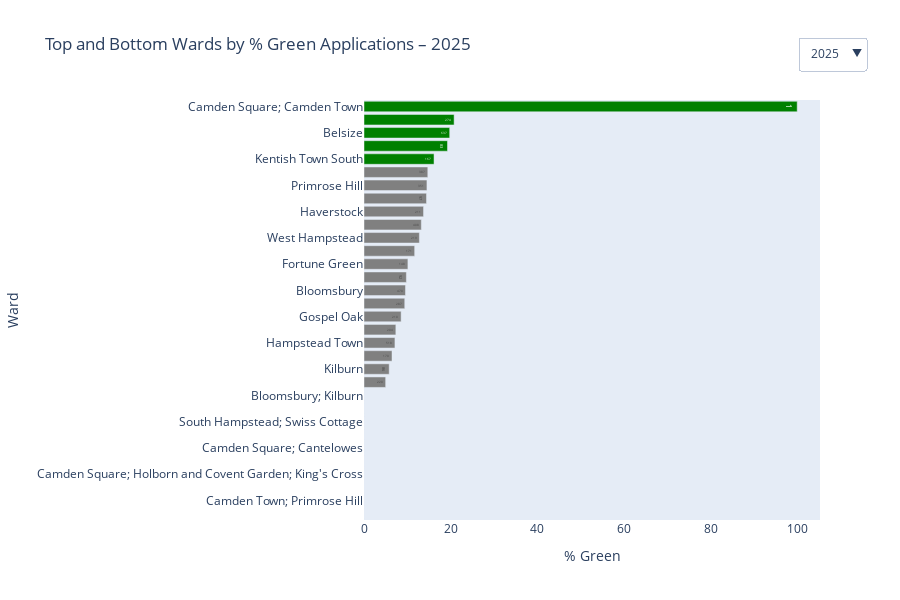

The notebook cell saved with this chart:
### Code cell
# --- VISUALISE ALL WARDS YEAR BY YEAR ---
''' This works fine, but apparently Pandas is deprecating 
DataFrameGroupBy.apply operated on the grouping columns.
Would need to amend in future.
'''

# Filter data since 2011
df_filtered = df_merged[pd.to_datetime(df_merged['decision_date'], dayfirst=True).dt.year >= 2011].copy()
df_filtered['decision_year'] = pd.to_datetime(df_filtered['decision_date'], dayfirst=True).dt.year

# Aggregate by year and ward 
ward_year_summary = (
    df_filtered.groupby(['decision_year', 'ward_final'], dropna=False)
               .agg(total_count=('is_green', 'size'),
                    green_count=('is_green', 'sum'))
               .reset_index()
)
ward_year_summary['pct_green'] = 100 * ward_year_summary['green_count'] / ward_year_summary['total_count']

# Assign colors per year
def assign_colors(group):
    group_sorted = group.sort_values('pct_green', ascending=False).copy()
    group_sorted['color'] = 'grey'
    group_sorted.loc[group_sorted.head(5).index, 'color'] = 'green'
    group_sorted.loc[group_sorted.tail(5).index, 'color'] = 'red'
    return group_sorted

ward_year_summary = ward_year_summary.groupby('decision_year', group_keys=False).apply(assign_colors)

# Build figure
years = sorted(ward_year_summary['decision_year'].unique(), reverse=True)
initial_year = years[0]

fig = go.Figure()

# Add traces for each year, initially only show the latest year
for year in years:
    df_year = ward_year_summary[ward_year_summary['decision_year'] == year]
    fig.add_trace(go.Bar(
        x=df_year['pct_green'],
        y=df_year['ward_final'],
        orientation='h',
        text=df_year['total_count'],
        marker_color=df_year['color'],
        name=str(year),
        visible=(year == initial_year),
        hovertemplate='%{y}<br>%{x:.1f}%<br>%{text} applications'
    ))

# Dropdown for years
buttons = []
for i, year in enumerate(years):
    visible = [j == i for j in range(len(years))]
    buttons.append(dict(
        label=str(year),
        method='update',
        args=[{'visible': visible},
              {'title': f'Top and Bottom Wards by % Green Applications – {year}'}]
    ))

fig.update_layout(
    updatemenus=[dict(active=0, buttons=buttons, x=1.1, y=1.15)],
    title=f'Top and Bottom Wards by % Green Applications – {initial_year}',
    xaxis_title='% Green',
    yaxis_title='Ward',
    yaxis=dict(autorange='reversed'),
    height=600
)

fig.show()
print(f"Chart rendered at: {time.strftime('%Y-%m-%d %H:%M:%S')}")

### Figure 1 — Plotly figure (JSON) as saved in the notebook; plotly's stock layout.template omitted (floating-point values rounded to 4 significant figures)
{"data": [{"hovertemplate": "%{y}<br>%{x:.1f}%<br>%{text} applications", "marker": {"color": ["green", "green", "green", "green", "green", "grey", "grey", "grey", "grey", "grey", "grey", "grey", "grey", "grey", "grey", "grey", "grey", "grey", "grey", "grey", "grey", "grey", "grey", "grey", "grey", "grey", "grey", "red", "red", "red", "red", "red"]}, "name": "2025", "orientation": "h", "text": [1, 274, 637, 83, 167, 387, 351, 97, 211, 408, 219, 171, 148, 92, 470, 287, 210, 204, 518, 170, 86, 220, 1, 15, 1, 1, 1, 1, 3, 1, 1, 5], "type": "bar", "visible": true, "x": [100, 20.8, 19.78, 19.28, 16.17, 14.73, 14.53, 14.43, 13.74, 13.24, 12.79, 11.7, 10.14, 9.783, 9.574, 9.408, 8.571, 7.353, 7.143, 6.471, 5.814, 5, 0, 0, 0, 0, 0, 0, 0, 0, 0, 0], "y": ["Camden Square; Camden Town", "South Hampstead", "Belsize", "St Pancras & Somers Town", "Kentish Town South", "Highgate", "Primrose Hill", "Kentish Town North", "Haverstock", "Frognal", "West Hampstead", "King'S Cross", "Fortune Green", "Camden Square", "Bloomsbury", "Regent'S Park", "Gospel Oak", "Holborn & Covent Garden", "Hampstead Town", "Holborn And Covent Garden", "Kilburn", "Camden Town", "Bloomsbury; Kilburn", "St Pancras And Somers Town", "South Hampstead; Swiss Cottage", "Bloomsbury; King's Cross", "Camden Square; Cantelowes", "Kentish Town South; St Pancras and Somers Town", "Camden Square; Holborn and Covent Garden; King's Cross", "Fortune Green; West Hampstead", "Camden Town; Primrose Hill", "Holborn and Covent Garden; King's Cross"]}, {"hovertemplate": "%{y}<br>%{x:.1f}%<br>%{text} applications", "marker": {"color": ["green", "green", "green", "green", "green", "grey", "grey", "grey", "grey", "grey", "grey", "grey", "grey", "grey", "grey", "grey", "grey", "grey", "grey", "grey", "grey", "grey", "grey", "grey", "grey", "grey", "grey", "grey", "grey", "grey", "grey", "grey", "grey", "grey", "red", "red", "red", "red", "red"]}, "name": "2024", "orientation": "h", "text": [1, 1, 1, 192, 213, 188, 554, 216, 410, 573, 509, 941, 154, 932, 435, 368, 233, 400, 266, 606, 172, 280, 34, 328, 206, 2, 1, 6, 1, 4, 6, 3, 1, 2, 1, 1, 1, 1, 1], "type": "bar", "visible": false, "x": [100, 100, 100, 20.83, 20.66, 19.68, 19.13, 14.81, 13.41, 12.04, 11.98, 11.37, 11.04, 9.871, 9.655, 8.967, 8.584, 8, 7.895, 7.591, 7.558, 7.5, 5.882, 5.793, 3.398, 0, 0, 0, 0, 0, 0, 0, 0, 0, 0, 0, 0, 0, 0], "y": ["Frognal; Frognal & Fitzjohns", "Camden Square; Camden Town", "Camden Square; Cantelowes", "Camden Square", "Kentish Town South", "St Pancras & Somers Town", "South Hampstead", "Haverstock", "West Hampstead", "Highgate", "Frognal", "Belsize", "Kentish Town North", "Hampstead Town", "Primrose Hill", "Holborn & Covent Garden", "King'S Cross", "Regent'S Park", "Gospel Oak", "Bloomsbury", "Kilburn", "Camden Town", "St Pancras And Somers Town", "Fortune Green", "Holborn And Covent Garden", "Swiss Cottage", "King's Cross; St Pancras & Somers Town", "King's Cross; St Pancras and Somers Town", "Adjoining Borough; Regent's Park", "Kentish Town", "Frognal & Fitzjohns", "Cantelowes", "Camden Town; Primrose Hill", "Camden Town; Frognal", "Camden Town; Camden Town with Primrose Hill", "Camden Town With Primrose Hill", "Camden Square; King's Cross", "Bloomsbury; Holborn and Covent Garden", "Gospel Oak; Haverstock"]}, {"hovertemplate": "%{y}<br>%{x:.1f}%<br>%{text} applications", "marker": {"color": ["green", "green", "green", "green", "green", "grey", "grey", "grey", "grey", "grey", "grey", "grey", "grey", "grey", "grey", "grey", "grey", "grey", "grey", "grey", "grey", "grey", "grey", "grey", "grey", "grey", "grey", "grey", "grey", "grey", "grey", "red", "red", "red", "red", "red"]}, "name": "2023", "orientation": "h", "text": [1, 4, 444, 146, 198, 962, 440, 311, 200, 942, 35, 203, 178, 321, 379, 214, 394, 504, 510, 226, 300, 548, 237, 310, 3, 2, 6, 1, 1, 1, 1, 1, 8, 1, 4, 1], "type": "bar", "visible": false, "x": [100, 50, 22.3, 16.44, 15.66, 15.38, 13.86, 13.5, 13, 11.68, 11.43, 11.33, 11.24, 10.9, 10.55, 10.28, 10.15, 9.722, 8.235, 7.965, 7.667, 6.387, 6.329, 3.871, 0, 0, 0, 0, 0, 0, 0, 0, 0, 0, 0, 0], "y": ["Highgate; South Hampstead", "Kentish Town", "South Hampstead", "Camden Square", "St Pancras & Somers Town", "Belsize", "Primrose Hill", "Gospel Oak", "Kilburn", "Hampstead Town", "St Pancras And Somers Town", "Kentish Town South", "Kentish Town North", "Haverstock", "Holborn & Covent Garden", "King'S Cross", "Regent'S Park", "Frognal", "Highgate", "Holborn And Covent Garden", "West Hampstead", "Bloomsbury", "Camden Town", "Fortune Green", "Hampstead Town; Highgate", "Frognal; Frognal & Fitzjohns", "Frognal & Fitzjohns", "Cantelowes", "Camden Town; Haverstock; Primrose Hill", "King's Cross; Regent's Park; St Pancras and Somers Town", "King's Cross; St Pancras and Somers Town", "Camden Town; Camden Town with Primrose Hill", "Camden Town With Primrose Hill", "Camden Square; Haverstock", "Swiss Cottage", "Adjoining Borough"]}, {"hovertemplate": "%{y}<br>%{x:.1f}%<br>%{text} applications", "marker": {"color": ["green", "green", "green", "green", "green", "grey", "grey", "grey", "grey", "grey", "grey", "grey", "grey", "grey", "grey", "grey", "grey", "grey", "grey", "grey", "grey", "grey", "grey", "grey", "grey", "grey", "red", "red", "red", "red", "red"]}, "name": "2022", "orientation": "h", "text": [238, 154, 59, 135, 194, 818, 320, 44, 448, 361, 46, 444, 378, 758, 10, 229, 255, 511, 333, 25, 113, 125, 219, 162, 245, 38, 469, 1, 1, 1, 1], "type": "bar", "visible": false, "x": [17.65, 17.53, 16.95, 16.3, 15.98, 14.06, 13.75, 13.64, 13.62, 13.3, 13.04, 11.71, 11.38, 10.16, 10, 9.607, 9.02, 9.002, 8.108, 8, 7.965, 6.4, 6.393, 6.173, 5.306, 5.263, 4.264, 0, 0, 0, 0], "y": ["Haverstock", "Camden Square", "Camden Town With Primrose Hill", "Kilburn", "Kentish Town South", "Belsize", "South Hampstead", "Cantelowes", "Frognal", "West Hampstead", "Frognal & Fitzjohns", "Highgate", "Primrose Hill", "Hampstead Town", "St Pancras And Somers Town", "Camden Town", "Gospel Oak", "Regent'S Park", "Holborn & Covent Garden", "Kentish Town", "Holborn And Covent Garden", "St Pancras & Somers Town", "King'S Cross", "Kentish Town North", "Fortune Green", "Swiss Cottage", "Bloomsbury", "Camden Town; Primrose Hill", "Camden Square; Camden Town", "Bloomsbury; Holborn and Covent Garden", "Camden Town; Primrose Hill; Regent's Park"]}, {"hovertemplate": "%{y}<br>%{x:.1f}%<br>%{text} applications", "marker": {"color": ["green", "green", "green", "green", "green", "grey", "grey", "grey", "grey", "grey", "grey", "grey", "grey", "grey", "grey", "grey", "grey", "grey", "grey", "grey", "grey", "red", "red", "red", "red", "red"]}, "name": "2021", "orientation": "h", "text": [453, 77, 177, 48, 104, 915, 271, 408, 290, 140, 171, 567, 50, 114, 210, 781, 144, 340, 91, 228, 507, 549, 292, 456, 154, 1], "type": "bar", "visible": false, "x": [17.0, 15.58, 15.25, 14.58, 13.46, 13.44, 12.92, 12.5, 11.03, 10.71, 10.53, 10.23, 10, 9.649, 9.524, 9.347, 9.028, 8.824, 8.791, 7.456, 6.706, 6.193, 5.822, 4.386, 2.597, 0], "y": ["South Hampstead", "Swiss Cottage", "Kilburn", "Cantelowes", "Frognal & Fitzjohns", "Belsize", "Haverstock", "Frognal", "Gospel Oak", "St Pancras & Somers Town", "Kentish Town South", "Highgate", "Kentish Town", "Camden Square", "Camden Town", "Hampstead Town", "Kentish Town North", "Primrose Hill", "Camden Town With Primrose Hill", "West Hampstead", "Holborn & Covent Garden", "Regent'S Park", "Fortune Green", "Bloomsbury", "King'S Cross", "Adjoining Borough"]}, {"hovertemplate": "%{y}<br>%{x:.1f}%<br>%{text} applications", "marker": {"color": ["green", "green", "green", "green", "green", "grey", "grey", "grey", "grey", "grey", "grey", "grey", "grey", "grey", "grey", "grey", "grey", "grey", "grey", "grey", "grey", "red", "red", "red", "red", "red"]}, "name": "2020", "orientation": "h", "text": [392, 75, 89, 157, 852, 472, 507, 113, 748, 157, 86, 310, 64, 285, 274, 137, 525, 559, 196, 166, 293, 372, 228, 97, 198, 5], "type": "bar", "visible": false, "x": [20.92, 20, 16.85, 15.29, 14.79, 12.92, 12.82, 11.5, 11.5, 11.46, 10.47, 10, 9.375, 8.772, 8.759, 8.029, 7.048, 6.798, 6.633, 6.627, 6.485, 5.645, 5.263, 5.155, 4.545, 0], "y": ["South Hampstead", "Kentish Town", "Swiss Cottage", "Kentish Town South", "Belsize", "Frognal", "Highgate", "Frognal & Fitzjohns", "Hampstead Town", "Camden Town", "Camden Square", "Fortune Green", "Cantelowes", "Gospel Oak", "Primrose Hill", "Kentish Town North", "Bloomsbury", "Holborn & Covent Garden", "St Pancras & Somers Town", "Kilburn", "West Hampstead", "Regent'S Park", "Haverstock", "Camden Town With Primrose Hill", "King'S Cross", "Adjoining Borough"]}, {"hovertemplate": "%{y}<br>%{x:.1f}%<br>%{text} applications", "marker": {"color": ["green", "green", "green", "green", "green", "grey", "grey", "grey", "grey", "grey", "grey", "grey", "grey", "grey", "grey", "grey", "grey", "grey", "grey", "grey", "grey", "red", "red", "red", "red", "red"]}, "name": "2019", "orientation": "h", "text": [371, 72, 185, 407, 92, 51, 768, 105, 794, 159, 121, 352, 522, 248, 147, 212, 264, 193, 608, 505, 289, 113, 706, 214, 354, 2], "type": "bar", "visible": false, "x": [22.37, 13.89, 12.43, 12.04, 11.96, 11.76, 11.46, 10.48, 10.45, 9.434, 8.264, 8.239, 7.854, 6.855, 6.803, 6.604, 6.439, 5.181, 4.605, 4.554, 4.498, 4.425, 3.966, 3.738, 2.825, 0], "y": ["South Hampstead", "Kentish Town", "Kentish Town South", "Frognal", "Swiss Cottage", "Cantelowes", "Belsize", "Frognal & Fitzjohns", "Hampstead Town", "Kilburn", "Camden Town With Primrose Hill", "Primrose Hill", "Highgate", "Haverstock", "Kentish Town North", "St Pancras & Somers Town", "Gospel Oak", "King'S Cross", "Bloomsbury", "Regent'S Park", "West Hampstead", "Camden Square", "Holborn & Covent Garden", "Camden Town", "Fortune Green", "Adjoining Borough"]}, {"hovertemplate": "%{y}<br>%{x:.1f}%<br>%{text} applications", "marker": {"color": ["green", "green", "green", "green", "green", "grey", "grey", "grey", "grey", "grey", "grey", "grey", "grey", "grey", "grey", "grey", "grey", "grey", "grey", "grey", "grey", "grey", "grey", "red", "red", "red", "red", "red"]}, "name": "2018", "orientation": "h", "text": [374, 131, 371, 68, 98, 62, 175, 263, 766, 469, 232, 784, 299, 11, 214, 447, 397, 64, 265, 328, 156, 682, 239, 603, 234, 128, 1, 1], "type": "bar", "visible": false, "x": [19.52, 16.03, 15.09, 14.71, 13.27, 12.9, 12.57, 11.79, 11.49, 11.09, 10.78, 10.2, 10.03, 9.091, 8.411, 7.159, 6.801, 6.25, 5.66, 5.488, 5.128, 4.692, 4.184, 3.98, 3.846, 1.562, 0, 0], "y": ["South Hampstead", "Frognal & Fitzjohns", "Frognal", "Swiss Cottage", "Camden Town With Primrose Hill", "Cantelowes", "Kilburn", "Haverstock", "Belsize", "Highgate", "St Pancras & Somers Town", "Hampstead Town", "Primrose Hill", "Adjoining Borough", "Kentish Town South", "Regent'S Park", "Fortune Green", "Kentish Town", "Gospel Oak", "West Hampstead", "Kentish Town North", "Holborn & Covent Garden", "King'S Cross", "Bloomsbury", "Camden Town", "Camden Square", "Adjoining Borough; Kentish Town", "Adjoining Borough; Swiss Cottage"]}, {"hovertemplate": "%{y}<br>%{x:.1f}%<br>%{text} applications", "marker": {"color": ["green", "green", "green", "green", "green", "grey", "grey", "grey", "grey", "grey", "grey", "grey", "grey", "grey", "grey", "grey", "grey", "grey", "grey", "grey", "grey", "red", "red", "red", "red", "red"]}, "name": "2017", "orientation": "h", "text": [395, 487, 1007, 141, 137, 108, 358, 70, 320, 191, 462, 97, 864, 257, 336, 327, 277, 450, 252, 33, 87, 797, 374, 588, 159, 403], "type": "bar", "visible": false, "x": [16.46, 15.61, 15.09, 14.89, 13.87, 12.96, 12.57, 11.43, 10.62, 10.47, 9.524, 9.278, 9.259, 8.56, 8.333, 7.645, 7.581, 7.556, 7.54, 6.061, 5.747, 5.521, 5.08, 3.571, 3.145, 0.7444], "y": ["South Hampstead", "Frognal", "Belsize", "Camden Square", "Camden Town With Primrose Hill", "Swiss Cottage", "Primrose Hill", "Cantelowes", "Gospel Oak", "Kentish Town South", "Highgate", "Frognal & Fitzjohns", "Hampstead Town", "King'S Cross", "Haverstock", "St Pancras & Somers Town", "Camden Town", "Regent'S Park", "Kilburn", "Adjoining Borough", "Kentish Town", "Holborn & Covent Garden", "West Hampstead", "Bloomsbury", "Kentish Town North", "Fortune Green"]}, {"hovertemplate": "%{y}<br>%{x:.1f}%<br>%{text} applications", "marker": {"color": ["green", "green", "green", "green", "green", "grey", "grey", "grey", "grey", "grey", "grey", "grey", "grey", "grey", "grey", "grey", "grey", "grey", "grey", "grey", "grey", "grey", "red", "red", "red", "red", "red"]}, "name": "2016", "orientation": "h", "text": [11, 503, 88, 350, 875, 857, 137, 118, 153, 355, 202, 474, 122, 439, 315, 374, 201, 444, 322, 706, 444, 56, 402, 782, 162, 258, 1], "type": "bar", "visible": false, "x": [36.36, 18.29, 13.64, 12.29, 11.54, 10.27, 10.22, 10.17, 9.804, 9.577, 9.406, 9.283, 9.016, 8.884, 8.254, 7.487, 7.463, 7.432, 6.832, 5.666, 5.631, 5.357, 4.478, 3.836, 3.704, 3.488, 0], "y": ["Adjoining Borough", "South Hampstead", "Swiss Cottage", "Gospel Oak", "Belsize", "Hampstead Town", "Camden Town With Primrose Hill", "Frognal & Fitzjohns", "Camden Square", "Primrose Hill", "Kentish Town South", "Frognal", "Kentish Town", "Highgate", "St Pancras & Somers Town", "Haverstock", "Kilburn", "Regent'S Park", "Camden Town", "Holborn & Covent Garden", "West Hampstead", "Cantelowes", "Fortune Green", "Bloomsbury", "Kentish Town North", "King'S Cross", "Camden"]}, {"hovertemplate": "%{y}<br>%{x:.1f}%<br>%{text} applications", "marker": {"color": ["green", "green", "green", "green", "green", "grey", "grey", "grey", "grey", "grey", "grey", "grey", "grey", "grey", "grey", "grey", "grey", "grey", "grey", "grey", "grey", "grey", "red", "red", "red", "red", "red"]}, "name": "2015", "orientation": "h", "text": [241, 129, 439, 833, 129, 934, 505, 292, 169, 265, 315, 57, 394, 513, 356, 273, 152, 202, 638, 313, 720, 452, 108, 397, 157, 1, 13], "type": "bar", "visible": false, "x": [17.84, 15.5, 13.9, 13.45, 12.4, 10.39, 9.901, 9.589, 9.467, 9.434, 8.889, 8.772, 7.614, 7.602, 7.303, 6.96, 6.579, 5.446, 5.329, 5.112, 4.722, 4.646, 4.63, 3.778, 3.185, 0, 0], "y": ["Kilburn", "Frognal & Fitzjohns", "South Hampstead", "Belsize", "Swiss Cottage", "Hampstead Town", "Frognal", "St Pancras & Somers Town", "Camden Town With Primrose Hill", "Haverstock", "Gospel Oak", "Cantelowes", "West Hampstead", "Highgate", "Primrose Hill", "King'S Cross", "Camden Square", "Kentish Town South", "Holborn & Covent Garden", "Camden Town", "Bloomsbury", "Regent'S Park", "Kentish Town", "Fortune Green", "Kentish Town North", "Adjoining Borough; Cantelowes", "Adjoining Borough"]}, {"hovertemplate": "%{y}<br>%{x:.1f}%<br>%{text} applications", "marker": {"color": ["green", "green", "green", "green", "green", "grey", "grey", "grey", "grey", "grey", "grey", "grey", "grey", "grey", "grey", "grey", "grey", "grey", "grey", "grey", "grey", "red", "red", "red", "red", "red"]}, "name": "2014", "orientation": "h", "text": [67, 114, 98, 379, 881, 137, 440, 439, 110, 195, 232, 20, 397, 303, 201, 309, 894, 247, 435, 439, 675, 160, 816, 97, 353, 369], "type": "bar", "visible": false, "x": [19.4, 16.67, 15.31, 14.25, 11.92, 11.68, 11.59, 11.16, 10.91, 10.77, 10.34, 10, 9.572, 9.571, 8.955, 8.738, 8.166, 7.692, 7.126, 5.695, 5.185, 5, 4.902, 4.124, 2.833, 1.084], "y": ["Cantelowes", "Swiss Cottage", "Frognal & Fitzjohns", "South Hampstead", "Belsize", "Camden Town With Primrose Hill", "Highgate", "Frognal", "Camden Square", "Kilburn", "Camden Town", "Adjoining Borough", "Primrose Hill", "Gospel Oak", "Kentish Town South", "St Pancras & Somers Town", "Hampstead Town", "Haverstock", "Regent'S Park", "West Hampstead", "Holborn & Covent Garden", "Kentish Town North", "Bloomsbury", "Kentish Town", "King'S Cross", "Fortune Green"]}, {"hovertemplate": "%{y}<br>%{x:.1f}%<br>%{text} applications", "marker": {"color": ["green", "green", "green", "green", "green", "grey", "grey", "grey", "grey", "grey", "grey", "grey", "grey", "grey", "grey", "grey", "grey", "grey", "grey", "grey", "grey", "red", "red", "red", "red", "red"]}, "name": "2013", "orientation": "h", "text": [244, 1126, 27, 473, 474, 104, 155, 32, 470, 316, 213, 446, 904, 107, 155, 445, 169, 260, 84, 472, 263, 301, 659, 261, 333, 746], "type": "bar", "visible": false, "x": [18.03, 17.14, 14.81, 14.8, 13.71, 13.46, 12.9, 12.5, 12.13, 12.03, 11.74, 9.865, 9.513, 9.346, 9.032, 8.764, 7.692, 6.923, 5.952, 5.72, 5.323, 5.316, 4.097, 3.065, 3.003, 2.949], "y": ["Haverstock", "Belsize", "Adjoining Borough", "South Hampstead", "Frognal", "Camden Square", "Frognal & Fitzjohns", "Cantelowes", "Highgate", "Gospel Oak", "Kentish Town South", "Primrose Hill", "Hampstead Town", "Swiss Cottage", "Camden Town With Primrose Hill", "West Hampstead", "Kentish Town North", "Kilburn", "Kentish Town", "Regent'S Park", "King'S Cross", "St Pancras & Somers Town", "Holborn & Covent Garden", "Camden Town", "Fortune Green", "Bloomsbury"]}, {"hovertemplate": "%{y}<br>%{x:.1f}%<br>%{text} applications", "marker": {"color": ["green", "green", "green", "green", "green", "grey", "grey", "grey", "grey", "grey", "grey", "grey", "grey", "grey", "grey", "grey", "grey", "grey", "grey", "grey", "grey", "grey", "red", "red", "red", "red", "red"]}, "name": "2012", "orientation": "h", "text": [1, 553, 80, 27, 118, 56, 885, 131, 263, 428, 227, 434, 921, 551, 165, 257, 480, 117, 263, 144, 424, 161, 267, 393, 284, 709, 741], "type": "bar", "visible": false, "x": [100, 23.51, 15, 14.81, 14.41, 14.29, 12.54, 11.45, 10.65, 10.51, 9.692, 9.447, 9.229, 8.53, 7.879, 7.782, 7.708, 7.692, 7.605, 6.944, 6.84, 6.832, 5.993, 4.58, 3.873, 2.821, 1.35], "y": ["Camden", "South Hampstead", "Kentish Town", "Adjoining Borough", "Swiss Cottage", "Cantelowes", "Belsize", "Camden Town With Primrose Hill", "Camden Town", "Frognal", "Kentish Town South", "Primrose Hill", "Hampstead Town", "Highgate", "Haverstock", "King'S Cross", "West Hampstead", "Frognal & Fitzjohns", "Kilburn", "Camden Square", "Regent'S Park", "Kentish Town North", "St Pancras & Somers Town", "Fortune Green", "Gospel Oak", "Holborn & Covent Garden", "Bloomsbury"]}, {"hovertemplate": "%{y}<br>%{x:.1f}%<br>%{text} applications", "marker": {"color": ["green", "green", "green", "green", "green", "grey", "grey", "grey", "grey", "grey", "grey", "grey", "grey", "grey", "grey", "grey", "grey", "grey", "grey", "grey", "grey", "grey", "grey", "red", "red", "red", "red", "red"]}, "name": "2011", "orientation": "h", "text": [5, 470, 905, 73, 244, 178, 212, 66, 141, 34, 628, 104, 478, 952, 141, 343, 436, 194, 109, 394, 340, 370, 225, 145, 638, 204, 646, 1], "type": "bar", "visible": false, "x": [20, 17.66, 16.13, 13.7, 12.7, 12.36, 12.26, 12.12, 12.06, 11.76, 11.62, 11.54, 11.3, 11.24, 10.64, 9.038, 8.945, 6.701, 6.422, 5.584, 5.294, 5.135, 4.444, 4.138, 3.918, 2.941, 2.786, 0], "y": ["Adjoining Borough; Kentish Town", "South Hampstead", "Belsize", "Cantelowes", "Gospel Oak", "Kentish Town South", "Haverstock", "Kentish Town", "Camden Town With Primrose Hill", "Adjoining Borough", "Highgate", "Frognal & Fitzjohns", "Frognal", "Hampstead Town", "Camden Square", "Primrose Hill", "West Hampstead", "Kilburn", "Swiss Cottage", "Regent'S Park", "St Pancras & Somers Town", "Fortune Green", "Camden Town", "Kentish Town North", "Bloomsbury", "King'S Cross", "Holborn & Covent Garden", "Unknown"]}], "layout": {"height": 600, "title": {"text": "Top and Bottom Wards by % Green Applications – 2025"}, "updatemenus": [{"active": 0, "buttons": [{"args": [{"visible": [true, false, false, false, false, false, false, false, false, false, false, false, false, false, false]}, {"title": "Top and Bottom Wards by % Green Applications – 2025"}], "label": "2025", "method": "update"}, {"args": [{"visible": [false, true, false, false, false, false, false, false, false, false, false, false, false, false, false]}, {"title": "Top and Bottom Wards by % Green Applications – 2024"}], "label": "2024", "method": "update"}, {"args": [{"visible": [false, false, true, false, false, false, false, false, false, false, false, false, false, false, false]}, {"title": "Top and Bottom Wards by % Green Applications – 2023"}], "label": "2023", "method": "update"}, {"args": [{"visible": [false, false, false, true, false, false, false, false, false, false, false, false, false, false, false]}, {"title": "Top and Bottom Wards by % Green Applications – 2022"}], "label": "2022", "method": "update"}, {"args": [{"visible": [false, false, false, false, true, false, false, false, false, false, false, false, false, false, false]}, {"title": "Top and Bottom Wards by % Green Applications – 2021"}], "label": "2021", "method": "update"}, {"args": [{"visible": [false, false, false, false, false, true, false, false, false, false, false, false, false, false, false]}, {"title": "Top and Bottom Wards by % Green Applications – 2020"}], "label": "2020", "method": "update"}, {"args": [{"visible": [false, false, false, false, false, false, true, false, false, false, false, false, false, false, false]}, {"title": "Top and Bottom Wards by % Green Applications – 2019"}], "label": "2019", "method": "update"}, {"args": [{"visible": [false, false, false, false, false, false, false, true, false, false, false, false, false, false, false]}, {"title": "Top and Bottom Wards by % Green Applications – 2018"}], "label": "2018", "method": "update"}, {"args": [{"visible": [false, false, false, false, false, false, false, false, true, false, false, false, false, false, false]}, {"title": "Top and Bottom Wards by % Green Applications – 2017"}], "label": "2017", "method": "update"}, {"args": [{"visible": [false, false, false, false, false, false, false, false, false, true, false, false, false, false, false]}, {"title": "Top and Bottom Wards by % Green Applications – 2016"}], "label": "2016", "method": "update"}, {"args": [{"visible": [false, false, false, false, false, false, false, false, false, false, true, false, false, false, false]}, {"title": "Top and Bottom Wards by % Green Applications – 2015"}], "label": "2015", "method": "update"}, {"args": [{"visible": [false, false, false, false, false, false, false, false, false, false, false, true, false, false, false]}, {"title": "Top and Bottom Wards by % Green Applications – 2014"}], "label": "2014", "method": "update"}, {"args": [{"visible": [false, false, false, false, false, false, false, false, false, false, false, false, true, false, false]}, {"title": "Top and Bottom Wards by % Green Applications – 2013"}], "label": "2013", "method": "update"}, {"args": [{"visible": [false, false, false, false, false, false, false, false, false, false, false, false, false, true, false]}, {"title": "Top and Bottom Wards by % Green Applications – 2012"}], "label": "2012", "method": "update"}, {"args": [{"visible": [false, false, false, false, false, false, false, false, false, false, false, false, false, false, true]}, {"title": "Top and Bottom Wards by % Green Applications – 2011"}], "label": "2011", "method": "update"}], "x": 1.1, "y": 1.15}], "xaxis": {"title": {"text": "% Green"}}, "yaxis": {"autorange": "reversed", "title": {"text": "Ward"}}}}
